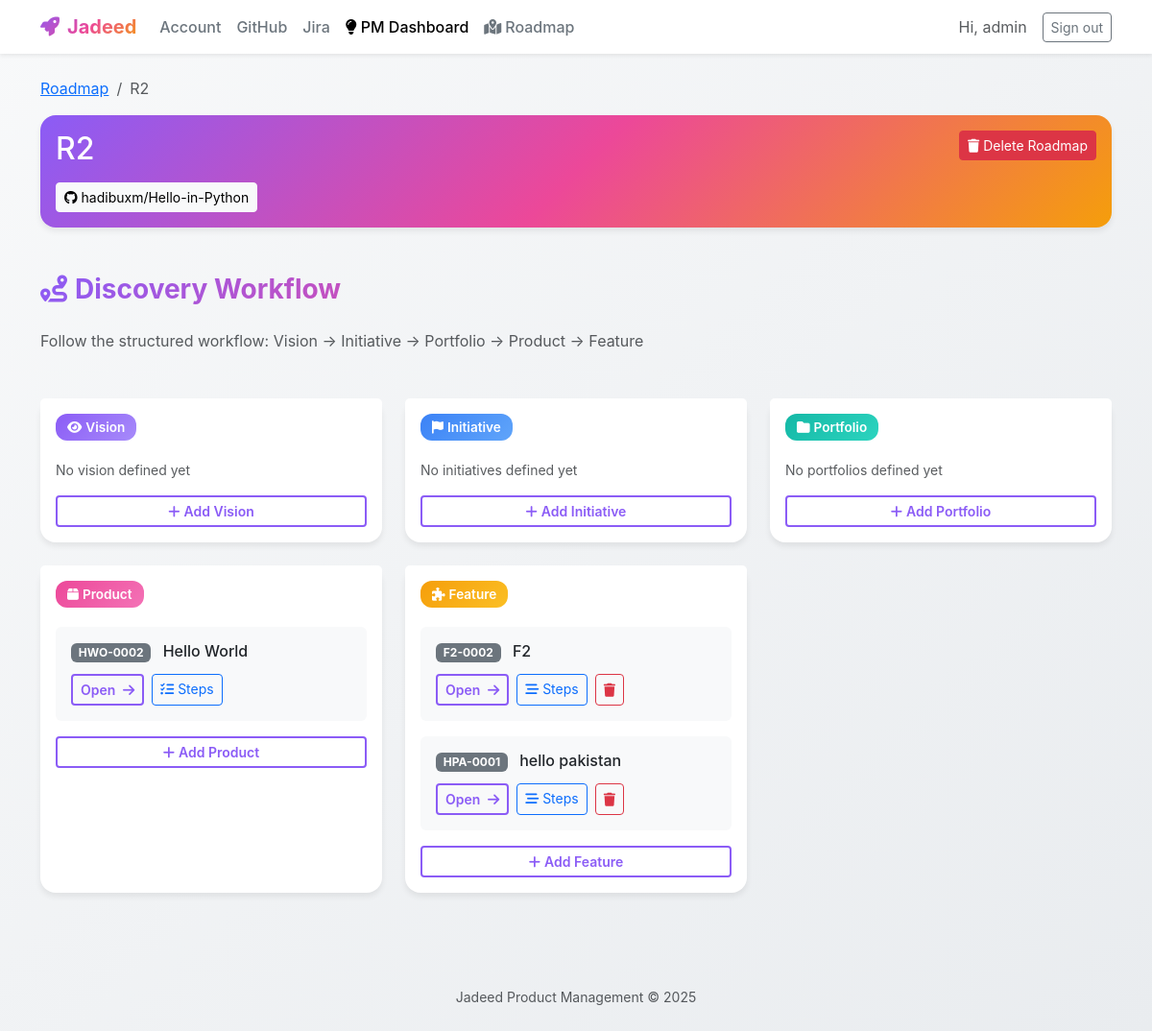
/product-management/project/20/ (signed in), run on an earlier commit of the app's database.
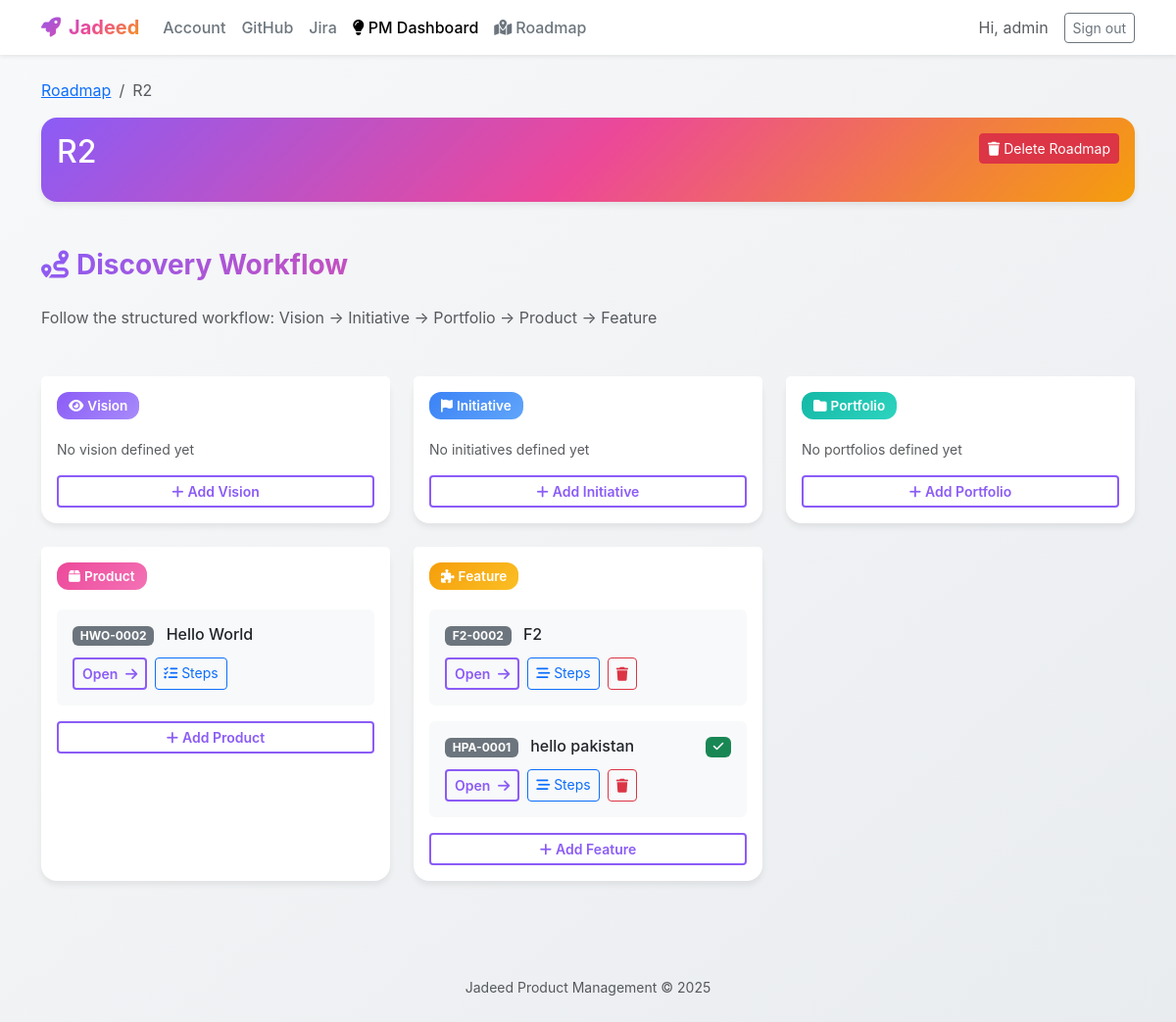
And on a later commit of the database.
### product_management/models.py (models this page shows, shortened)
class Project(models.Model):
    name = models.CharField(max_length=255)
    description = models.TextField(blank=True)
    user = models.ForeignKey(User, on_delete=models.CASCADE, related_name='pm_projects')
    github_repository = models.ForeignKey(
        GitHubRepository,
        on_delete=models.SET_NULL,
        null=True,
        blank=True,
        related_name='pm_projects'
    )
    created_at = models.DateTimeField(auto_now_add=True)
    updated_at = models.DateTimeField(auto_now=True)
    class Meta:
        verbose_name = "Project"
        verbose_name_plural = "Projects"
        ordering = ['-created_at']

class WorkflowStep(models.Model):
    STEP_CHOICES = [
        ('vision', 'Vision'),
        ('initiative', 'Initiative'),
        ('portfolio', 'Portfolio'),
        ('product', 'Product'),
        ('feature', 'Feature'),
    ]
    STATUS_CHOICES = [
        ('backlog', 'Backlog'),
        ('todo', 'To Do'),
        ('in_progress', 'In Progress'),
        ('completed', 'Completed'),
    ]
    project = models.ForeignKey(Project, on_delete=models.CASCADE, related_name='workflow_steps', null=True, blank=True)
    user = models.ForeignKey('auth.User', on_delete=models.CASCADE, related_name='workflow_steps', null=True, blank=True)
    step_type = models.CharField(max_length=20, choices=STEP_CHOICES)
    title = models.CharField(max_length=255)
    description = models.TextField(blank=True)
    reference_id = models.CharField(max_length=20, unique=True, blank=True, null=True)
    parent_step = models.ForeignKey(
        'self',
        on_delete=models.CASCADE,
        null=True,
        blank=True,
        related_name='child_steps'
    )
    conversation_history = models.JSONField(default=list, blank=True)
    readme_content = models.TextField(blank=True)
    readme_generated_at = models.DateTimeField(null=True, blank=True)
    status = models.CharField(max_length=20, choices=STATUS_CHOICES, default='backlog')
    is_completed = models.BooleanField(default=False)
    created_at = models.DateTimeField(auto_now_add=True)
    updated_at = models.DateTimeField(auto_now=True)
    class Meta:
        verbose_name = "Workflow Step"
        verbose_name_plural = "Workflow Steps"
        ordering = ['step_type', '-created_at']
        indexes = [
            models.Index(fields=['project', 'step_type']),
            models.Index(fields=['parent_step']),
        ]

### github/models.py (models this page shows, shortened)
class GitHubRepository(models.Model):
    connection = models.ForeignKey(GitHubConnection, on_delete=models.CASCADE, related_name='repositories')
    repo_id = models.CharField(max_length=100)
    name = models.CharField(max_length=255)
    full_name = models.CharField(max_length=500)
    description = models.TextField(blank=True, null=True)
    html_url = models.URLField()
    clone_url = models.URLField()
    ssh_url = models.CharField(max_length=500)
    private = models.BooleanField(default=False)
    fork = models.BooleanField(default=False)
    language = models.CharField(max_length=100, blank=True, null=True)
    stargazers_count = models.IntegerField(default=0)
    watchers_count = models.IntegerField(default=0)
    forks_count = models.IntegerField(default=0)
    open_issues_count = models.IntegerField(default=0)
    default_branch = models.CharField(max_length=100, default='main')
    created_at = models.DateTimeField()
    updated_at = models.DateTimeField()
    pushed_at = models.DateTimeField(null=True, blank=True)
    last_synced = models.DateTimeField(auto_now=True)
    class Meta:
        verbose_name = "GitHub Repository"
        verbose_name_plural = "GitHub Repositories"
        unique_together = ['connection', 'repo_id']
        ordering = ['-updated_at']
        ordering = ['-created_at']

### product_management/views.py (the view)
# urls.py: path('project/<int:project_id>/', views.project_detail, name='project_detail'),
@login_required
def project_detail(request, project_id):
    project = get_object_or_404(Project, id=project_id, user=request.user)
    workflow_steps = WorkflowStep.objects.filter(project=project).select_related(
        'parent_step'
    ).prefetch_related('child_steps')
    steps_by_type = {
        'vision': workflow_steps.filter(step_type='vision'),
        'initiative': workflow_steps.filter(step_type='initiative'),
        'portfolio': workflow_steps.filter(step_type='portfolio'),
        'product': workflow_steps.filter(step_type='product'),
        'feature': workflow_steps.filter(step_type='feature'),
    }
    context = {
        'project': project,
        'steps_by_type': steps_by_type,
        'workflow_steps': workflow_steps,
    }
    return render(request, 'product_management/project_detail.html', context)

### organizations/context_processors.py (called while the page is built)
def organization_context(request):
    context = {
        'user_organization_member': None,
        'user_organization': None,
        'user_role': None,
        'user_department': None,
    }
    if request.user.is_authenticated:
        member = get_user_organization_member(request.user)
        if member:
            context['user_organization_member'] = member
            context['user_organization'] = member.organization
            context['user_role'] = member.role
            context['user_department'] = member.department
    return context

### organizations/permissions.py (called while the page is built)
def get_user_organization_member(user, organization=None):
    if not user.is_authenticated:
        return None
    try:
        if organization:
            return OrganizationMember.objects.select_related('role', 'organization', 'department').get(
                user=user,
                organization=organization,
                is_active=True
            )
        else:
            return OrganizationMember.objects.select_related('role', 'organization', 'department').filter(
                user=user,
                is_active=True
            ).first()
    except OrganizationMember.DoesNotExist:
        return None

### product_management/templates/product_management/project_detail.html (shortened to what the changed rows need)
{% extends 'product_management/base.html' %}
{% block content %}
<div class="row mb-4">
    <div class="col-12">
        <nav aria-label="breadcrumb">
            <ol class="breadcrumb">
                <li class="breadcrumb-item"><a href="{% url 'product_management:hierarchy' %}">Roadmap</a></li>
                <li class="breadcrumb-item active">{{ project.name }}</li>
            </ol>
        </nav>
    </div>
<div class="row mb-4">
    <div class="col-12">
        <div class="card card-gradient mb-4">
            <div class="card-body">
                <div class="d-flex justify-content-between align-items-start">
                    <div class="flex-grow-1">
                        <h2 class="mb-2">{{ project.name }}</h2>
                        {% if project.github_repository %}
                        <a href="{{ project.github_repository.html_url }}" target="_blank" class="btn btn-light btn-sm">
                            <i class="fab fa-github me-1"></i>{{ project.github_repository.full_name }}
                        </a>
                        {% endif %}
                    </div>
                </div>
            </div>
        </div>
    </div>
</div>
<div class="row">
    <div class="col-md-6 col-lg-4 mb-4">
        <div class="card h-100">
            <div class="card-body">
                {% if steps_by_type.feature %}
                    {% for step in steps_by_type.feature %}
                    <div class="mb-3 p-3 bg-light rounded">
                        <div class="d-flex justify-content-between align-items-start">
                            <div>
                                <h6 class="mb-1">
                                    {% if step.reference_id %}<span class="badge bg-secondary me-2">{{ step.reference_id }}</span>{% endif %}
                                    {{ step.title }}
                                </h6>
                            </div>
                            {% if step.is_completed %}
                            <span class="badge bg-success"><i class="fas fa-check"></i></span>
                            {% endif %}
                        </div>
                        <div class="mt-2 d-flex gap-2">
                            <a href="{% url 'product_management:workflow_chat' step.id %}" class="btn btn-sm btn-creative-outline">
                                Open <i class="fas fa-arrow-right ms-1"></i>
                            </a>
                            <a href="{% url 'product_management:feature_steps' step.id %}" class="btn btn-sm btn-outline-primary">
                                <i class="fas fa-stream me-1"></i>Steps
                            </a>
                            <button class="btn btn-sm btn-outline-danger delete-workflow-step-btn"
                                    data-step-id="{{ step.id }}"
                                    data-step-title="{{ step.title }}"
                                    data-step-type="{{ step.get_step_type_display }}">
                                <i class="fas fa-trash"></i>
                            </button>
                        </div>
                    </div>
                    {% endfor %}
                {% else %}
                    <p class="text-muted small">No features defined yet</p>
                {% endif %}
            </div>
        </div>
    </div>
</div>
{% endblock %}

What changed in the data, as far as the page shows it:
changed Project: github_repository_id 499 → empty (drawn); github_repository.full_name "hadibuxm/Hello-in-Python" → (not shown)
changed WorkflowStep "hello pakistan": is_completed False → True (drawn)
